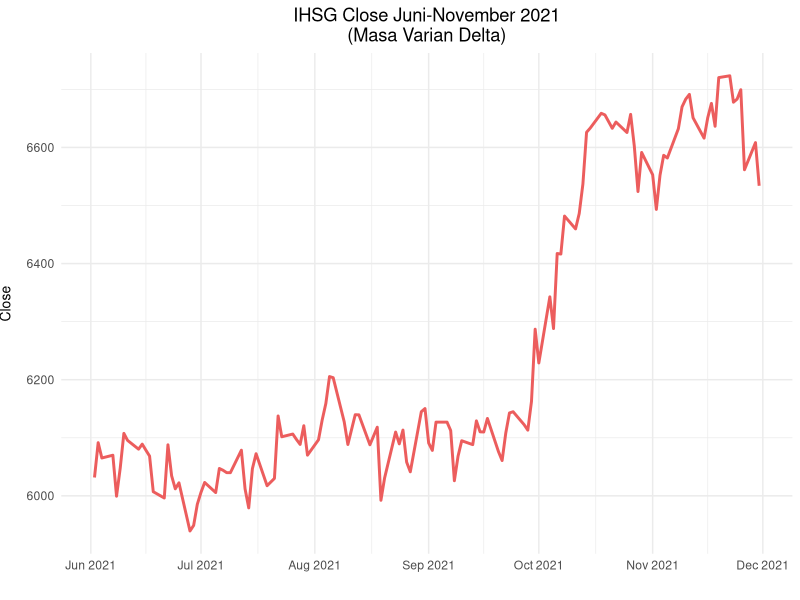
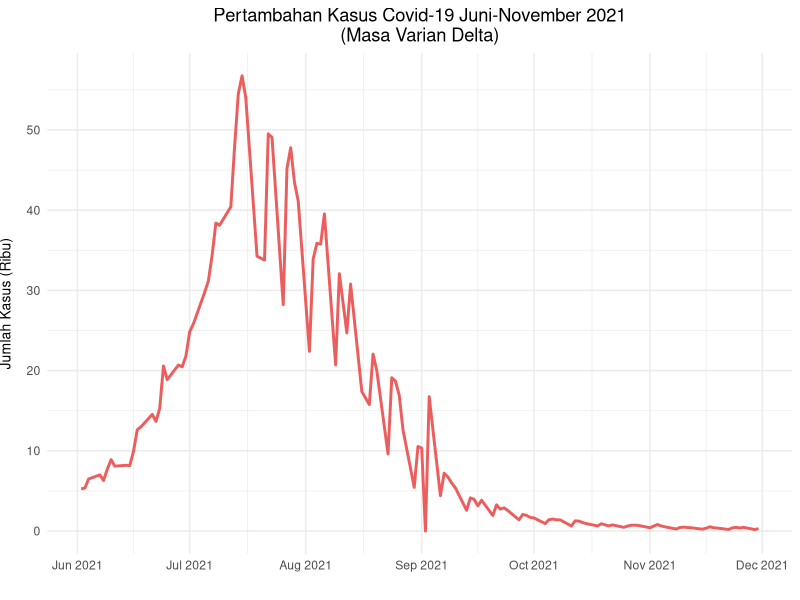
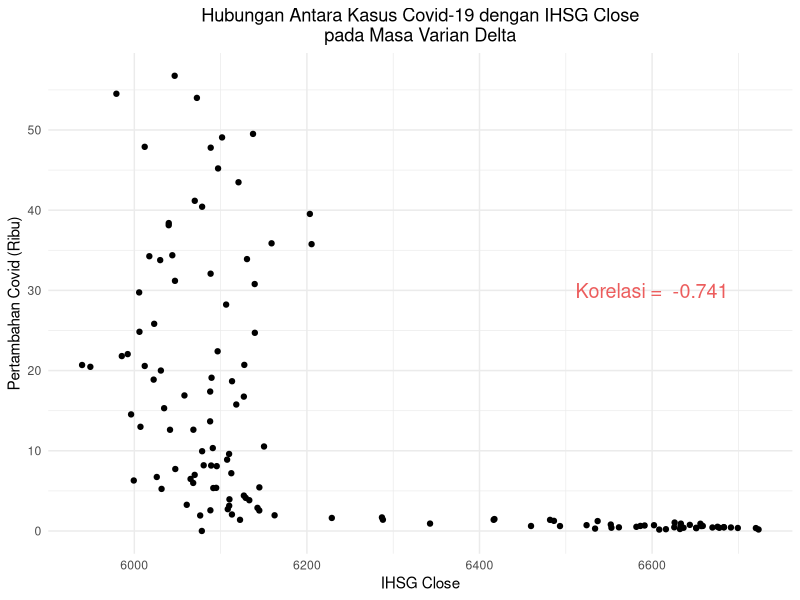
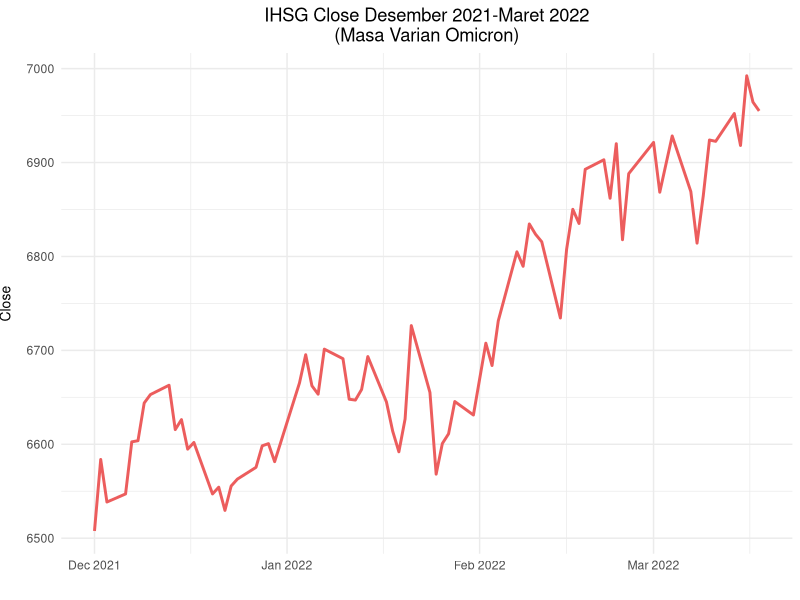
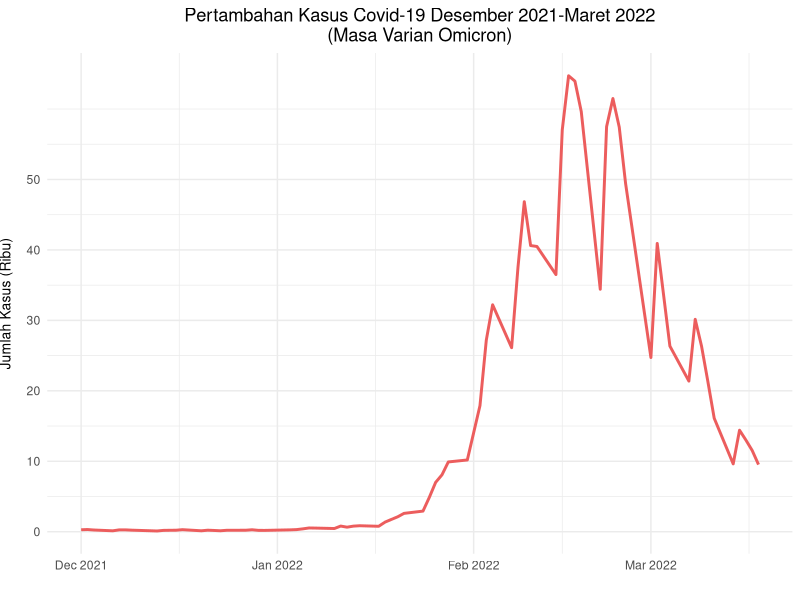
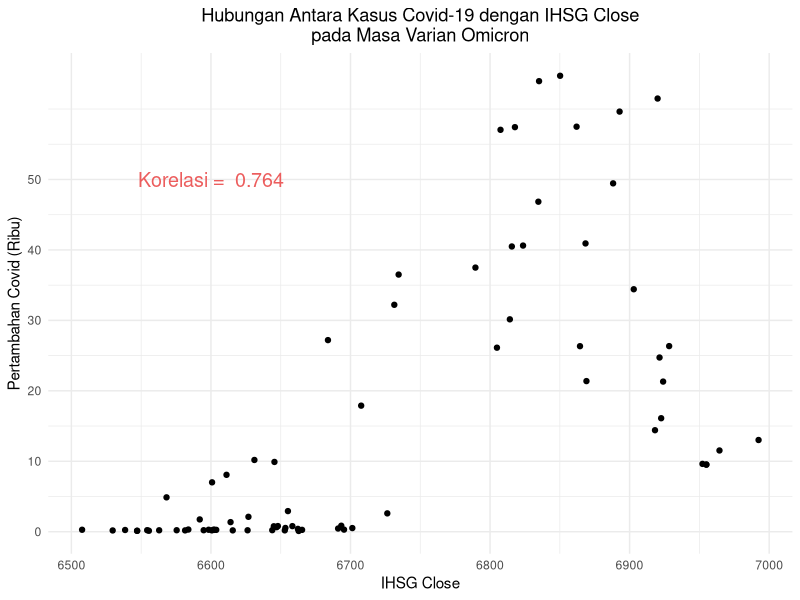
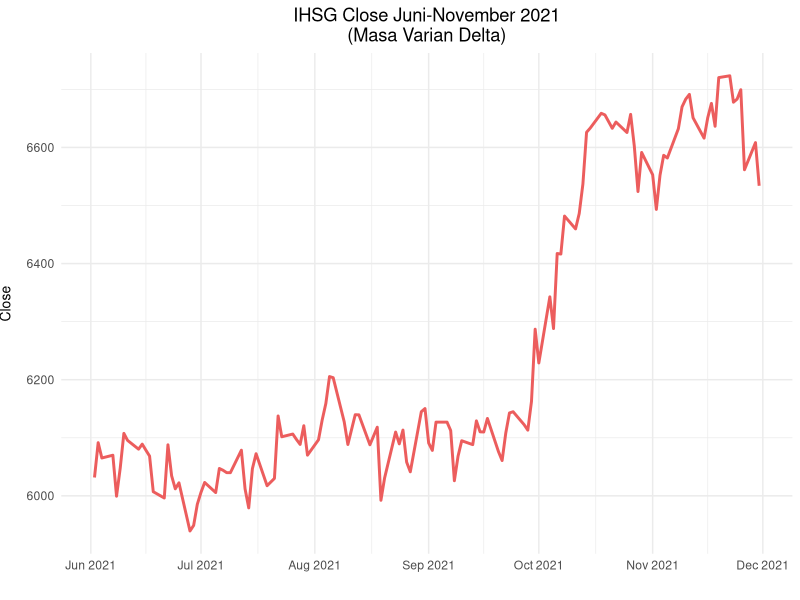
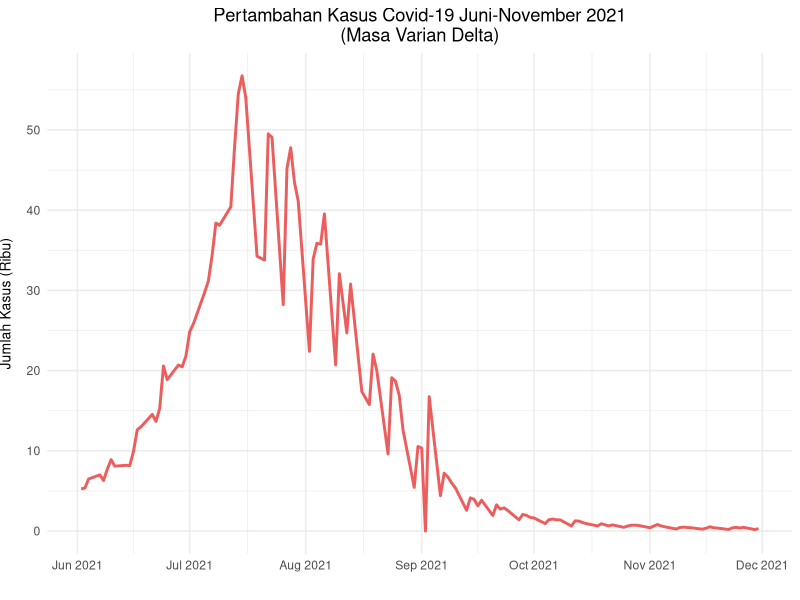

Generate these figures, in order, with R:
## ---- chunk 1
library(dplyr)
library(ggplot2)
## ---- chunk 2
get_data <- function(start_date, end_date){
   covid <- read.csv('data/covid-indonesia.csv')
   ihsg <- read.csv('data/ihsg.csv')
   
   ihsg <- ihsg %>% 
      filter(Date >= start_date & Date <= end_date) %>%
      select(Date, Close)
   names(ihsg) <- tolower(names(ihsg))
   
   
   covid <- covid %>%
      filter(date >= start_date & date <= end_date)
   
   
   inner_join(ihsg, covid, by="date")
}
## ---- chunk 3
delta <- get_data("2021-06-01", "2021-11-30")
omicron <- get_data("2021-12-01", "2022-03-18")
## ---- chunk 4
get_vis_ihsg <- function(data, title){
   data %>%
      ggplot(aes(x = as.Date(date), y = close)) +
      geom_line(color="#EC5D5D", size=1) +
      scale_x_date(date_breaks = "1 month",
                   date_labels = "%b %Y") +
      labs(x = "",
           y ="Close",
           title=title) +
      theme_minimal() +
      theme(plot.title = element_text(hjust = 0.5),
            axis.title.y = element_text(size=10, vjust = 3),
            rect = element_rect(fill = "transparent"))
}

get_vis_covid <- function(data, title){
   data %>%
      ggplot(aes(x = as.Date(date), y = new_cases)) +
      geom_line(color="#EC5D5D", size=1) +
      scale_x_date(date_breaks = "1 month",
                   date_labels = "%b %Y") +
      scale_y_continuous(breaks = seq(from=0, to=50000, by=10000),
                         labels = seq(from=0, to=50, by=10)) +
      labs(x = "",
           y ="Jumlah Kasus (Ribu)",
           title=title) +
      theme_minimal() +
      theme(plot.title = element_text(hjust = 0.5),
            axis.title.y = element_text(size=10, vjust = 3),
            rect = element_rect(fill = "transparent"))
}
## ---- chunk 5
vis_delta_1 <- get_vis_ihsg(delta,
                            title = "IHSG Close Juni-November 2021\n(Masa Varian Delta)")
ggsave(vis_delta_1, filename = "visualisasi/delta_ihsg.png",  bg = "transparent")
vis_delta_1
## ---- chunk 6
vis_delta_2 <- get_vis_covid(delta, 
                             title = "Pertambahan Kasus Covid-19 Juni-November 2021\n(Masa Varian Delta)")
ggsave(vis_delta_2, filename = "visualisasi/delta_covid.png",  bg = "transparent")
vis_delta_2
## ---- chunk 7
corr_delta <- round(cor(delta$close, delta$new_cases, method = "spearman"), 3)
vis_delta_3 <- delta %>%
   ggplot(aes(x=close, y=new_cases)) +
   geom_point() +
   scale_y_continuous(breaks = seq(from=0, to=50000, by=10000),
                         labels = seq(from=0, to=50, by=10)) +
   labs(x="IHSG Close",
        y="Pertambahan Covid (Ribu)",
        title="Hubungan Antara Kasus Covid-19 dengan IHSG Close\npada Masa Varian Delta") +
   annotate("text", x = 6600, y=30000, 
            label = paste("Korelasi = ", corr_delta), 
            color="#EC5D5D", size=5) +
   theme_minimal() +
   theme(plot.title = element_text(hjust = 0.5))

ggsave(vis_delta_3, filename = "visualisasi/delta_corr.png",  bg = "transparent")
vis_delta_3
## ---- chunk 8
vis_omicron_1 <- get_vis_ihsg(omicron,
                            title = "IHSG Close Desember 2021-Maret 2022\n(Masa Varian Omicron)")
ggsave(vis_omicron_1, filename = "visualisasi/omicron_ihsg.png",  bg = "transparent")
vis_omicron_1
## ---- chunk 9
vis_omicron_2 <- get_vis_covid(omicron, 
                             title = "Pertambahan Kasus Covid-19 Desember 2021-Maret 2022\n(Masa Varian Omicron)")
ggsave(vis_omicron_2, filename = "visualisasi/omicron_covid.png",  bg = "transparent")
vis_omicron_2
## ---- chunk 10
corr_omicron <- round(cor(omicron$close, omicron$new_cases, method = "spearman"), 3)
vis_omicron_3 <- omicron %>%
   ggplot(aes(x=close, y=new_cases)) +
   geom_point() +
   scale_y_continuous(breaks = seq(from=0, to=50000, by=10000),
                         labels = seq(from=0, to=50, by=10)) +
   labs(x="IHSG Close",
        y="Pertambahan Covid (Ribu)",
        title="Hubungan Antara Kasus Covid-19 dengan IHSG Close\npada Masa Varian Omicron") +
   annotate("text", x = 6600, y=50000, 
            label = paste("Korelasi = ", corr_omicron), 
            color="#EC5D5D", size=5) +
   theme_minimal() +
   theme(plot.title = element_text(hjust = 0.5))

ggsave(vis_omicron_3, filename = "visualisasi/omicron_corr.png",  bg = "transparent")
vis_omicron_3
